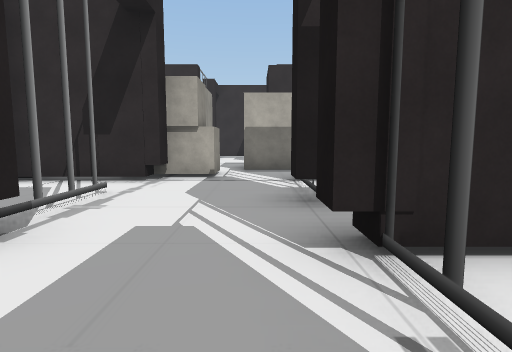
View 1 (above)

24 first-person views from a walk through a scene from a Unity 3-D project. The camera is 1.4 m above the floor, tilts 6° down and sees 80° across. Doors are open. The floor is counted in squares, 2 m on a side. Each view is taken from the middle of a square. On the plan, view 1 faces up. The plan holds only what a view shows up to about 10 squares ahead; the rest is blank. The place goes on beyond the plan. The player is left out. Some surface patterns are stand-ins.

View 2
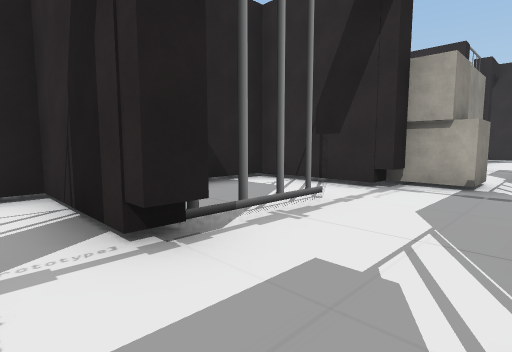

View 3
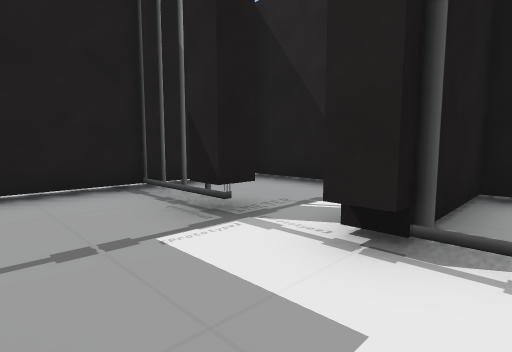

View 4
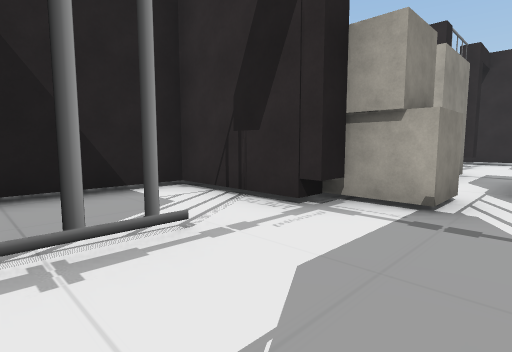

View 5
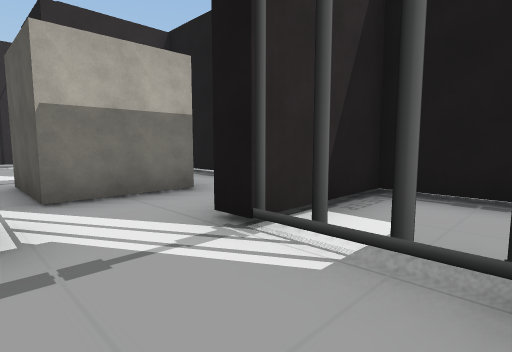

View 6
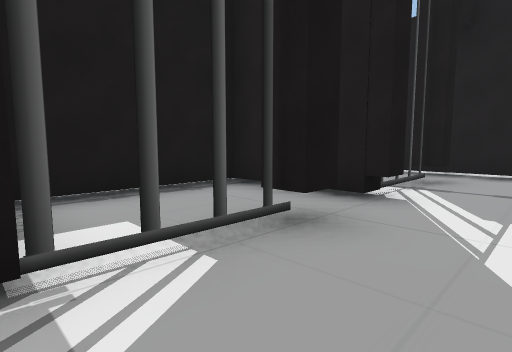

View 7
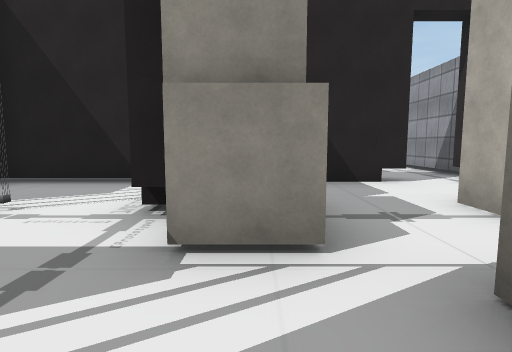

View 8
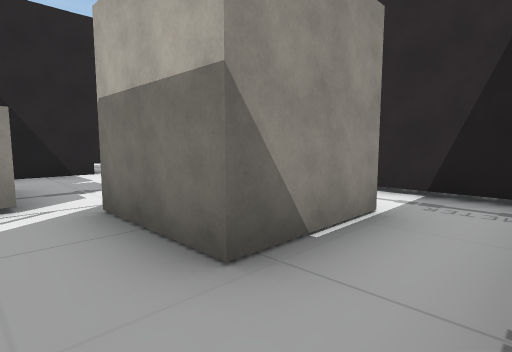

View 9
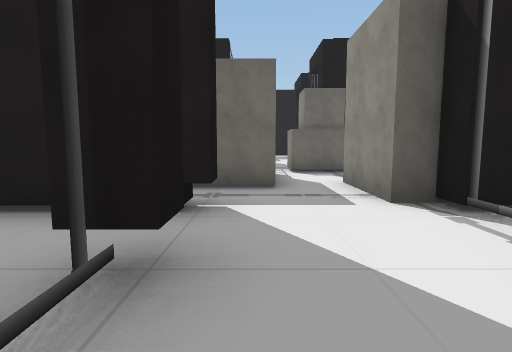

View 10
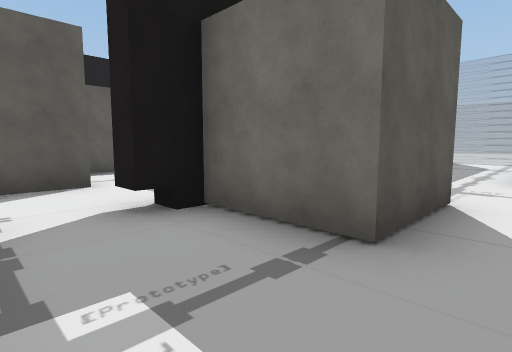

View 11
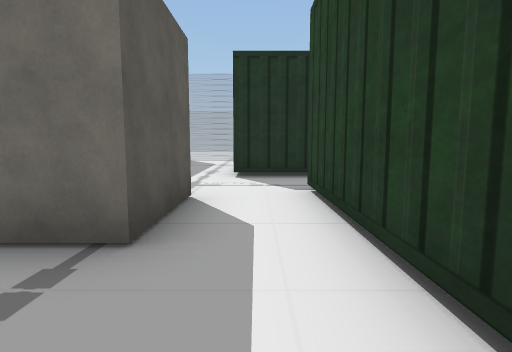

View 12
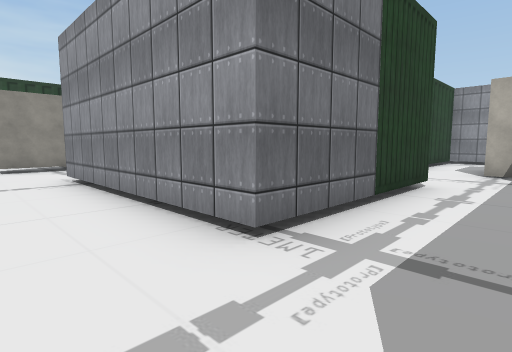

View 13
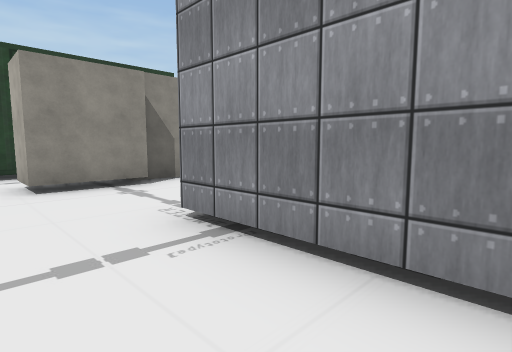

View 14
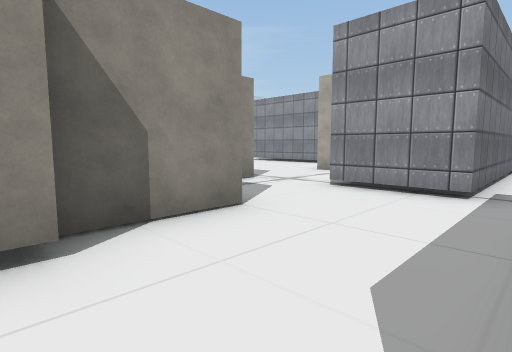

View 15
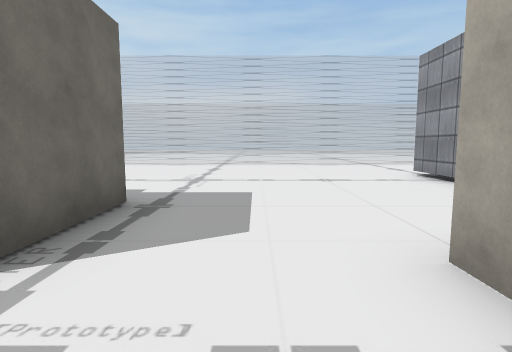

View 16
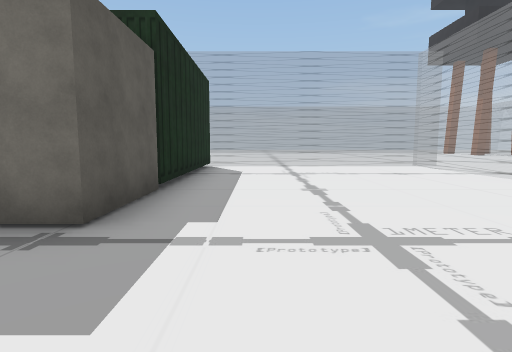

View 17
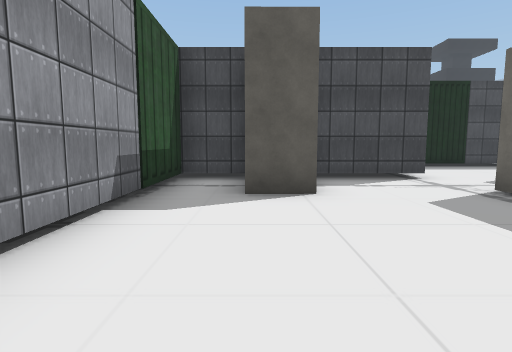

View 18
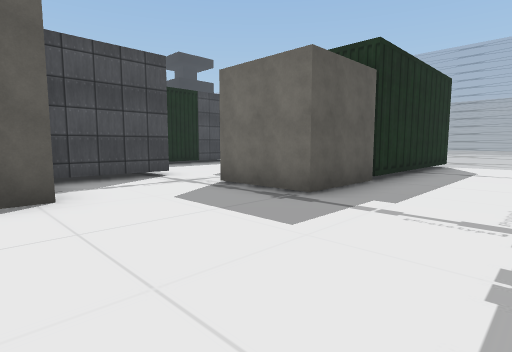

View 19
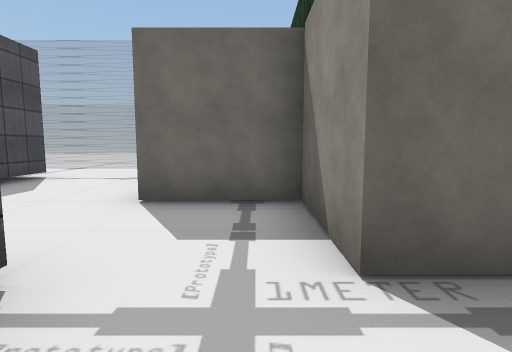

View 20
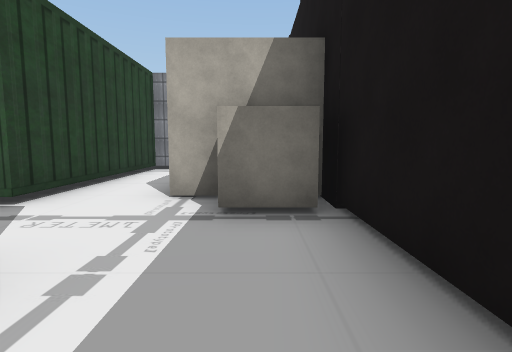

View 21
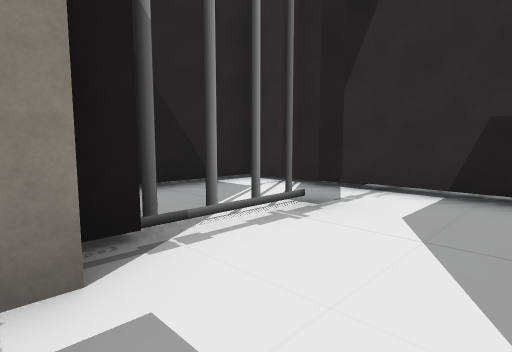

View 22
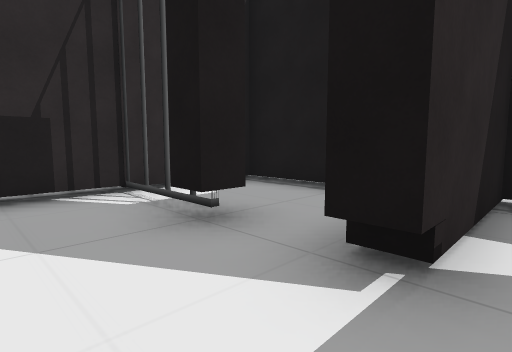

View 23
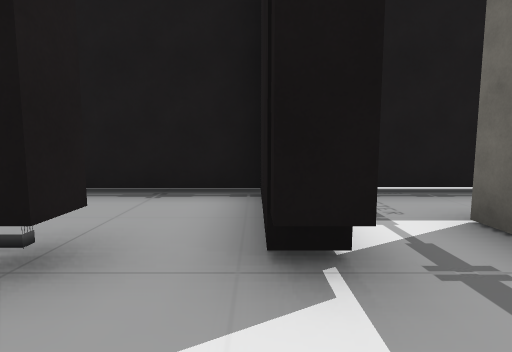

View 24
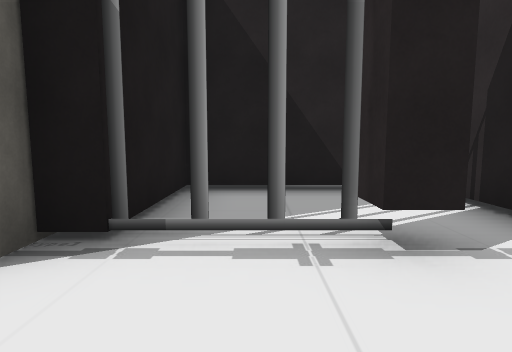

### Floor plan
Key: @ floor where view 1 was taken; # wall or solid block; . floor; D open door; = window, fence, low wall or low ledge; O other object.
Columns run from 27 left of view 1 to 4 right of it. Each row starts with its distance up from view 1.
 16                       #########
 15                       #..D..=##
 14                       #..#..=.#
 13                       #..=..D.#
 12  =                #######=..D###
 11  =..#########     #...D..O.....#
 10  =..........##    #...D..O.OO..#
  9  =........OO #    #.OO#....OO..#
  8  =........OO #    #.O #....OO..
  7  =..........##    #.OO#.OOO....
  6  =..........##.   ...O###D..####
  5  =......OO.....   ....#..D..=..#
  4  =......OO.....#  ##..#..=..=..#
  3  =......##OO...#   #..#..=..D..#
  2  =......# OO...#   #..###D..####
  1  =......# .OO..#####..#..D..=
  0 ==......##.OO.........#..=.@=
 -1 ==......#   ..........#..=..D
 -2 ========      ===     ########

Where each view was taken, in squares from view 1:
view 1: 0 up, 0 right, facing up
view 2: 1 up, 0 right, facing up-left
view 3: 3 up, 0 right, facing down-left
view 4: 3 up, 0 right, facing up-left
view 5: 4 up, 1 left, facing up-right
view 6: 6 up, 1 left, facing down-right
view 7: 7 up, 1 right, facing left
view 8: 7 up, 3 right, facing up-left
view 9: 15 up, 0 right, facing down
view 10: 11 up, 8 left, facing down-right
view 11: 11 up, 8 left, facing down
view 12: 1 down, 6 left, facing up-left
view 13: 1 down, 10 left, facing up-left
view 14: 1 up, 13 left, facing up-left
view 15: 7 up, 16 left, facing left
view 16: 8 up, 21 left, facing down
view 17: 9 up, 22 left, facing right
view 18: 9 up, 22 left, facing down-right
view 19: 7 up, 17 left, facing down
view 20: 3 up, 6 left, facing up
view 21: 11 up, 0 right, facing up-left
view 22: 11 up, 1 left, facing up-right
view 23: 12 up, 1 left, facing right
view 24: 13 up, 0 right, facing left
